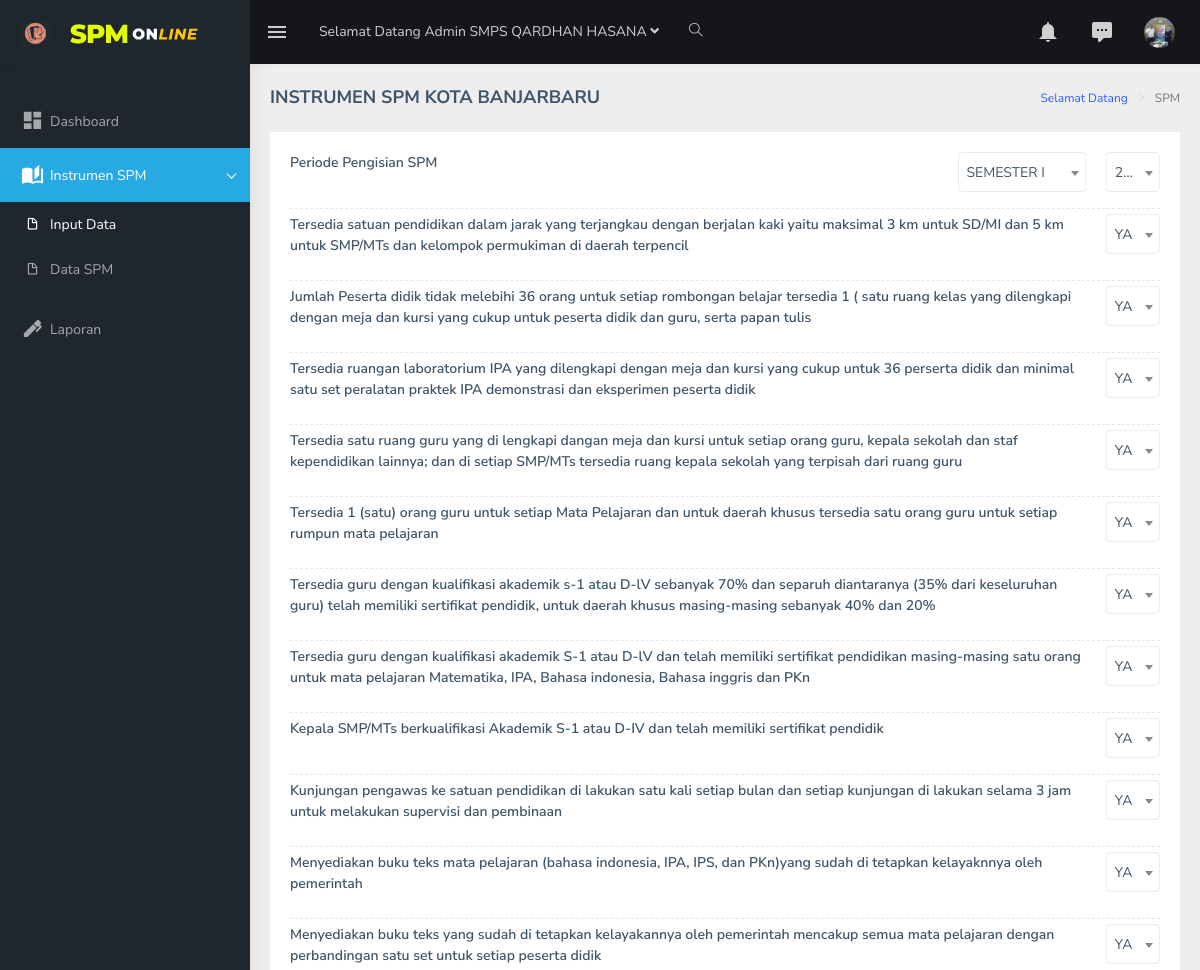
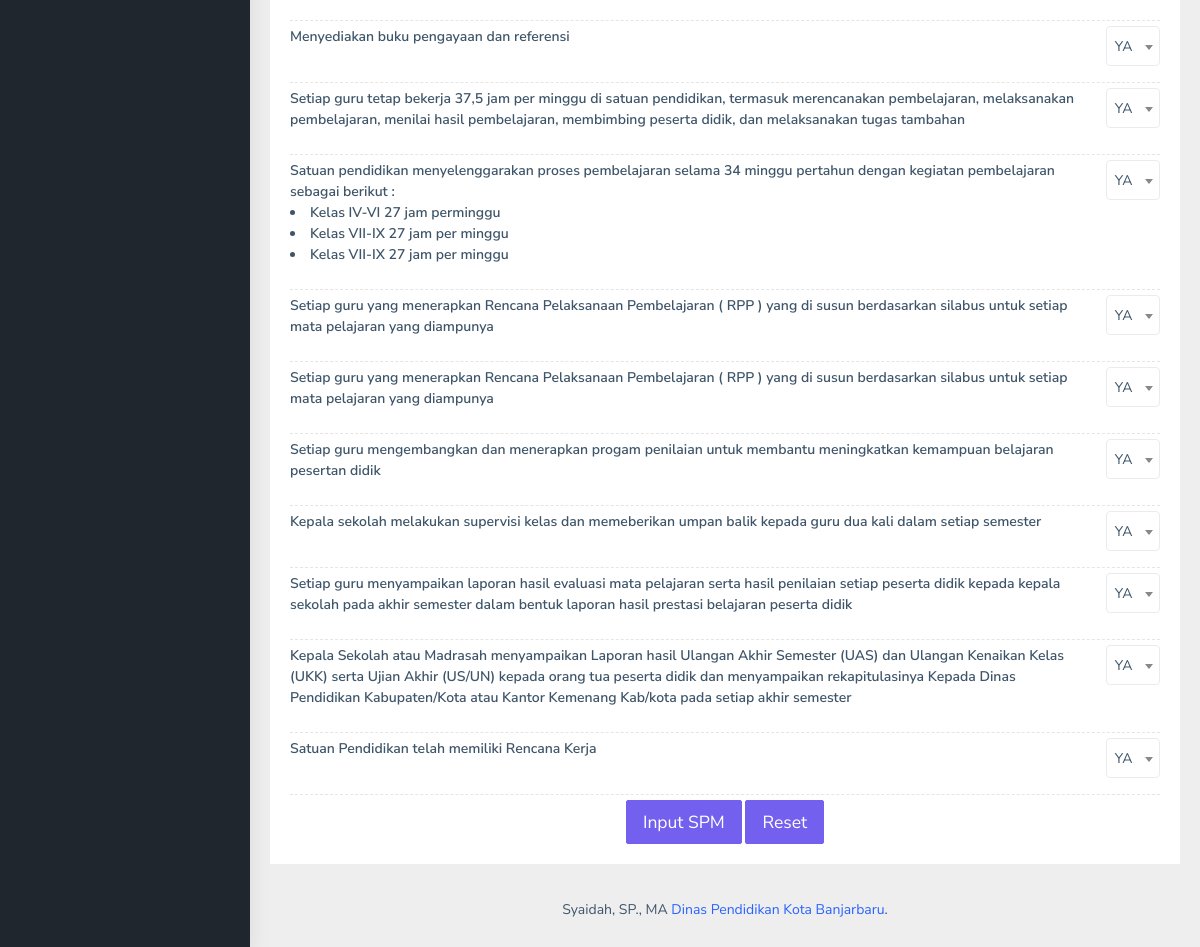
The app's page /Instrumen-SPM.php (signed in) with its own data (2 pictures, top to bottom).
### tables this page shows
CREATE TABLE `sekolah` (
  `id_sekolah` int(6) NOT NULL auto_increment,
  `sekolah` varchar(100) NOT NULL,
  PRIMARY KEY  (`id_sekolah`)
);

CREATE TABLE `users` (
  `id` int(10) NOT NULL auto_increment,
  `nama` varchar(30) NOT NULL,
  `pswd` varchar(1000) NOT NULL,
  `email` varchar(40) NOT NULL,
  `pertanyaan` varchar(1000) NOT NULL,
  `jawaban` varchar(1000) NOT NULL,
  `key_forgot` varchar(1000) NOT NULL,
  `lokasi_ad` varchar(200) NOT NULL,
  `kategori` varchar(20) NOT NULL,
  `id_skpd` varchar(15) NOT NULL,
  `tgl` varchar(30) NOT NULL,
  PRIMARY KEY  (`id`),
  UNIQUE KEY `email` (`email`)
);

### assets/include/session-sekolah.php (called while the page is built, shortened)
<?php
include "koneksi.php";
if (isset($_SESSION['session_login_by_id']))
{
	$user_id = $_SESSION['session_login_by_id'];
	$sql_0 			= "select * from users where id='$user_id'";
	$sql 			= mysqli_query($conn, $sql_0);
	$data 			= mysqli_fetch_array($sql);
	$sekolah	 	= $data['id_skpd'];
	$lokasi_pict 	= $data['lokasi_ad'];
	$sql_000000000	= "select * from sekolah where id_sekolah='$sekolah'";
	$sql_0000000000	= mysqli_query($conn, $sql_000000000);
	$data_0000000000= mysqli_fetch_array($sql_0000000000);
	$nama_sekolah	= $data_0000000000['sekolah'];
}
else
{
	header("location:login.php");
	exit();
}
?>

### pages/title-2-sekolah.php (the view, shortened to what this page needs)
<span class="d-none d-md-block">Selamat Datang Admin <?php echo $nama_sekolah; ?> <i class="fa fa-angle-down"></i></span>
                            <span class="d-block d-md-none"><i class="fa fa-plus"></i></span>                            </a>

### pages/header-sekolah.php (shortened to what this page needs)
<header class="topbar" data-navbarbg="skin5">
           <nav class="navbar top-navbar navbar-expand-md navbar-dark">
               <div class="navbar-header" data-logobg="skin5">
                   <a class="navbar-brand" href="html/ltr/index.html">
                       <b class="logo-icon p-l-10">
                           <img src="assets/images/logo-icon.png" alt="homepage" class="light-logo" />                        </b>
                       <span class="logo-text">
                            <img src="assets/images/logo-text.png" alt="homepage" class="light-logo" />                        </span>
                   </a>
                   </div>
               <div class="navbar-collapse collapse" id="navbarSupportedContent" data-navbarbg="skin5">
                   <ul class="navbar-nav float-left mr-auto">
                       <li class="nav-item d-none d-md-block"><a class="nav-link sidebartoggler waves-effect waves-light" href="javascript:void(0)" data-sidebartype="mini-sidebar"><i class="mdi mdi-menu font-24"></i></a></li>
                       <li class="nav-item dropdown">
                           <a class="nav-link dropdown-toggle" href="#" id="navbarDropdown" role="button" data-toggle="dropdown" aria-haspopup="true" aria-expanded="false">
                           <?php include "title-2-sekolah.php";?>
                       </li>
                       <li class="nav-item search-box"> <a class="nav-link waves-effect waves-dark" href="javascript:void(0)"><i class="ti-search"></i></a>
                       </li>
                   </ul>
                   <ul class="navbar-nav float-right">
                       <li class="nav-item dropdown">
                           <a class="nav-link dropdown-toggle waves-effect waves-dark" href="" data-toggle="dropdown" aria-haspopup="true" aria-expanded="false"> <i class="mdi mdi-bell font-24"></i>                            </a>
                       </li>
                       <li class="nav-item dropdown">
                           <a class="nav-link dropdown-toggle waves-effect waves-dark" href="" id="2" data-toggle="dropdown" aria-haspopup="true" aria-expanded="false"> <i class="font-24 mdi mdi-comment-processing"></i>                            </a>
                       </li>
                       <li class="nav-item dropdown">
                           <a class="nav-link dropdown-toggle text-muted waves-effect waves-dark pro-pic" href="" data-toggle="dropdown" aria-haspopup="true" aria-expanded="false"><img src="assets/include/<?php echo $lokasi_pict; ?>" alt="user" class="rounded-circle" width="31" height="31"></a>
                       </li>
                   </ul>
               </div>
           </nav>
       </header>

### records on screen
sekolah: sekolah "SMPS QARDHAN HASANA"
users: lokasi_ad (picture)
